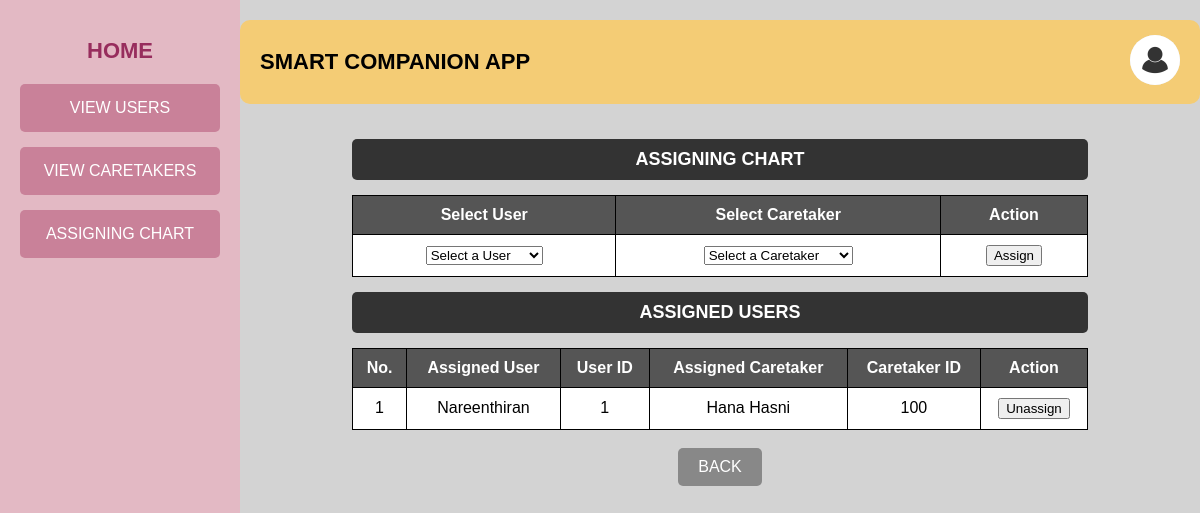
Screenshot of /assign with the database file from the repository.
### tables this page shows
CREATE TABLE assign (
           id INTEGER PRIMARY KEY AUTOINCREMENT,
           user_name TEXT NOT NULL,
           user_id TEXT NOT NULL,
           caretaker_name TEXT NOT NULL,
           caretaker_id TEXT NOT NULL
           );

### app.py (the view, shortened to what this page needs)
@app.route("/assign", methods=["GET", "POST"])
def assign():
    db = get_db()
    cursor = db.cursor()
    cursor.execute("""
        SELECT id, name FROM user
        WHERE id NOT IN (SELECT user_id FROM assign)
    """)
    available_users = cursor.fetchall()
    cursor.execute("""
        SELECT id, name FROM caretaker
    """)
    available_caretakers = cursor.fetchall()
    admin_id = session.get('admin_id')
    str_admin_id = str(admin_id)
    with open("static/img_log/admin/"+ str_admin_id + ".txt", "r") as file:
        image_name = str(file.read())
        image_url= url_for('static', filename='uploads/'+ image_name)
    cursor.execute("""
        SELECT * FROM assign
    """)
    assigned_users = cursor.fetchall()
    db.close()
    db.close()
    return render_template("Admin/assign.html", available_users=available_users, available_caretakers=available_caretakers, image_url=image_url, assigned_users=assigned_users)

### app.py (called while the page is built)
def get_db():
    if 'db' not in g:
        g.db = sqlite3.connect('project.db')
        g.db.row_factory = sqlite3.Row
    return g.db

### templates/Admin/assign.html (shortened to what this page needs)
<!DOCTYPE html>
<html lang="en">
<head>
    <link rel="stylesheet" href="static/contact.css">
</head>
<body>
    <div class="container">
        <div class="sidebar">
            <a href="{{ url_for('admin') }}"><h2>HOME</h2></a>
            <a href="{{ url_for('aviewusers') }}"><button class="nav-btn">VIEW USERS</button></a>
            <a href="{{ url_for('aviewcare') }}"><button class="nav-btn">VIEW CARETAKERS</button></a>
            <a href="{{ url_for('assign') }}"><button class="nav-btn">ASSIGNING CHART</button></a>
        </div>
        <div class="main-content">
            <div class="header">
                <h1>SMART COMPANION APP</h1>
                <div class="user-profile">
                    <a href="{{ url_for('adminprofile') }}"><img src="{{ image_url }}" alt="Profile Picture" class="profile-img"></a>
                </div>
            </div>
            <div class="contacts-section">
                <h2 class="contacts-title">ASSIGNING CHART</h2>
                <form action="{{ url_for('assign') }}" method="POST">
                    <table class="contacts-table">
                        <thead>
                            <tr>
                                <th>Select User</th>
                                <th>Select Caretaker</th>
                                <th>Action</th>
                            </tr>
                        </thead>
                        <tbody>
                            <tr>
                                <td>
                                    <select name="user_id" required>
                                        <option value="" disabled selected>Select a User</option>
                                    </select>
                                </td>
                                <td>
                                    <select name="caretaker_id" required>
                                        <option value="" disabled selected>Select a Caretaker</option>
                                    </select>
                                </td>
                                <td>
                                    <button type="submit">Assign</button>
                                </td>
                            </tr>
                        </tbody>
                    </table>
                </form>
                <h2 class="contacts-title">ASSIGNED USERS</h2>
                <table class="contacts-table">
                    <thead>
                        <tr>
                            <th>No.</th>
                            <th>Assigned User</th>
                            <th>User ID</th>
                            <th>Assigned Caretaker</th>
                            <th>Caretaker ID</th>
                            <th>Action</th>
                        </tr>
                    </thead>
                    <tbody>
                        {% for assign in assigned_users %}
                        <tr>
                            <td>{{ loop.index }}</td>
                            <td>{{ assign[1] }}</td>
                            <td>{{ assign[2] }}</td>
                            <td>{{ assign[3] }}</td>
                            <td>{{ assign[4] }}</td>
                            <td>
                                <form action="{{ url_for('unassign') }}" method="POST" style="display:inline;">
                                    <button type="submit" class="remove-btn">Unassign</button>
                                </form>
                            </td>
                        </tr>
                        {% endfor %}
                    </tbody>
                </table>
            </div><br>
            <a href="{{ url_for('admin') }}"><button class="back-btn">BACK</button></a>
        </div>
    </div>
</body>
</html>

### static/contact.css (style rules this page uses)
body { font-family: Arial, sans-serif; margin: 0; padding: 0; background-color: #e5e5e5; }
.container { display: flex; height: 100vh; }
.sidebar { width: 200px; background-color: #e3b9c4; padding: 20px; text-align: center; }
.sidebar h2 { font-size: 20px; margin-bottom: 30px; }
.nav-btn { display: block; width: 100%; padding: 15px; margin-bottom: 15px; background-color: #c98199; border: none; color: white; font-size: 16px; cursor: pointer; border-radius: 5px; }
.main-content { flex: 1; padding: 20px; background-color: #d3d3d3; display: flex; flex-direction: column; align-items: center; }
.header { display: flex; justify-content: space-between; width: 100%; align-items: center; background-color: #f4cc75; padding: 15px 20px; border-radius: 10px; }
.header h1 { margin: 0; font-size: 22px; }
.user-profile { display: flex; align-items: center; gap: 10px; }
.user-profile img { width: 50px; height: 50px; border-radius: 50%; background-color: #ddd; }
.contacts-section { width: 80%; margin-top: 20px; text-align: center; }
.contacts-title { background-color: #333; color: white; padding: 10px; border-radius: 5px; font-size: 18px; }
.contacts-table { width: 100%; margin-top: 10px; border-collapse: collapse; background-color: white; }
.contacts-table th, .contacts-table td { border: 1px solid black; padding: 10px; text-align: center; }
.contacts-table th { background-color: #555; color: white; }
.sidebar h2 { color: #972d5d; font-size: 22px; margin-bottom: 20px; font-weight: bold; text-decoration: none; transition: color 0.3s ease; }
a { text-decoration: none; }
.back-btn, .add-btn { padding: 10px 20px; border: none; font-size: 16px; cursor: pointer; border-radius: 5px; }
.back-btn { background-color: #b8867b; color: white; }
.back-btn, .add-btn { padding: 10px 20px; border: none; border-radius: 5px; cursor: pointer; }
.back-btn { background: #888; color: white; }

### rows the page displays
assign: user_name "Nareenthiran", user "1", caretaker_name "Hana Hasni", caretaker "100"
